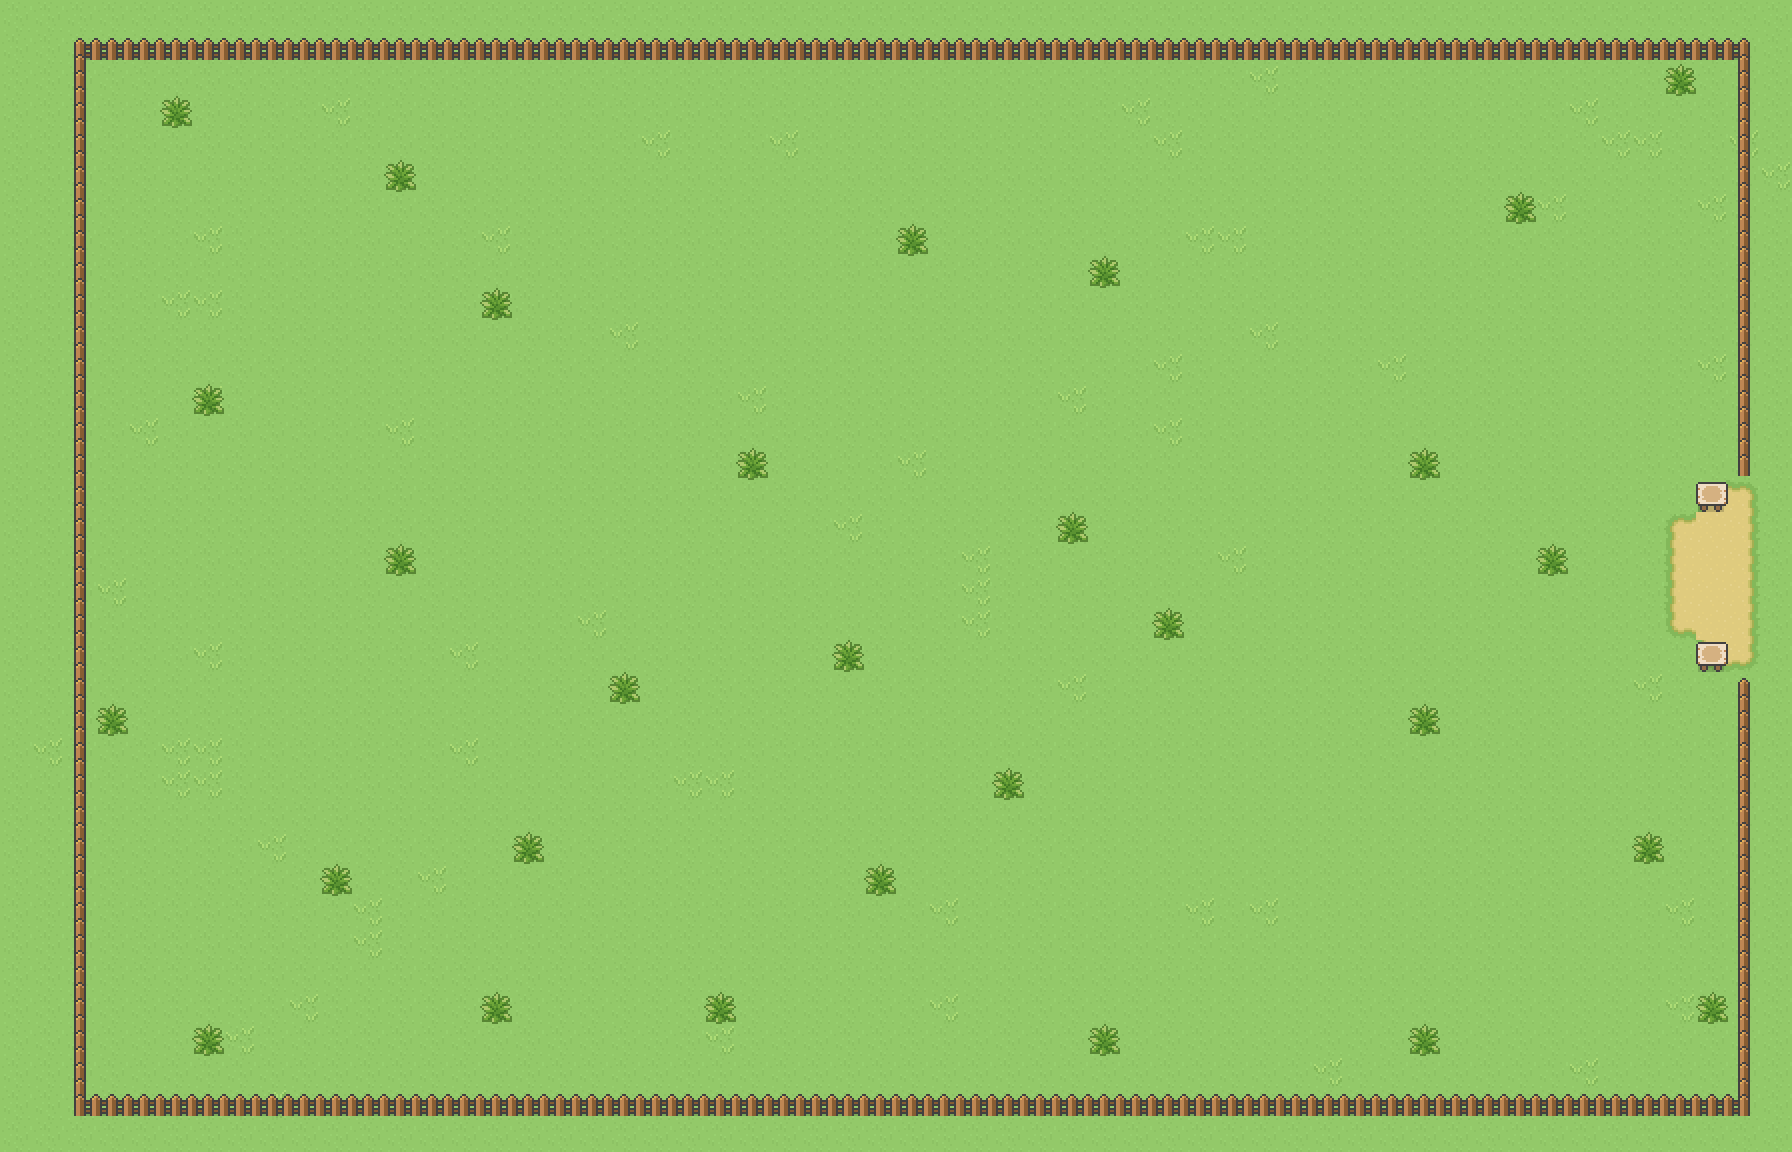

A 2D game scene composited from a Tiled map and its tileset images. What follows is a short description and the map's XML, with each tile layer's data collapsed to a summary:
An orthogonal 56x36 tile map with 32x32 px tiles, 2 tile layers (groundLayer, fenceLayer), 3 tilesets and 16 objects (egg1, egg2, egg3, egg4, egg5, ...).

<map version="1.10" tiledversion="1.10.2" orientation="orthogonal" renderorder="right-down" width="56" height="36" tilewidth="32" tileheight="32" infinite="0" nextlayerid="4" nextobjectid="26">
 <editorsettings>
  <export target="insideEggFarm.tmj" format="json" />
 </editorsettings>
 <tileset firstgid="1" name="nature_32x32" tilewidth="32" tileheight="32" tilecount="256" columns="16">
  <image source="nature_32x32.png" width="512" height="512" />
  <tile id="18">
   <animation>
    <frame tileid="18" duration="1000" />
    <frame tileid="1" duration="1000" />
   </animation>
  </tile>
 </tileset>
 <tileset firstgid="257" name="vectoraith_tileset_farmingsims_details_spring_32x32" tilewidth="32" tileheight="32" tilecount="256" columns="16">
  <image source="vectoraith_tileset_farmingsims_details_spring_32x32.png" width="512" height="512" />
 </tileset>
 <tileset firstgid="513" name="vectoraith_tileset_farmingsims_buildings_32x32" tilewidth="32" tileheight="32" tilecount="256" columns="16">
  <image source="vectoraith_tileset_farmingsims_buildings_32x32.png" width="512" height="512" />
 </tileset>
 <layer id="1" name="groundLayer" width="56" height="36">
  <data>[2016 cells, 2016 non-empty, 9 distinct tile ids]</data>
 </layer>
 <layer id="2" name="fenceLayer" width="56" height="36">
  <data>[2016 cells, 196 non-empty, 11 distinct tile ids]</data>
 </layer>
 <objectgroup id="3" name="objectLayer">
  <object id="1" name="egg1" x="1051.52" y="175.758">
   <point />
  </object>
  <object id="2" name="egg2" x="603.03" y="487.879">
   <point />
  </object>
  <object id="3" name="egg3" x="169.697" y="1018.18">
   <point />
  </object>
  <object id="4" name="egg4" x="1230.3" y="800">
   <point />
  </object>
  <object id="5" name="egg5" x="1651.52" y="421.212">
   <point />
  </object>
  <object id="11" name="start" x="1742.67" y="569.333">
   <point />
  </object>
  <object id="15" name="sign1" x="1631.33" y="606.667" width="98.6667" height="64.6667" />
  <object id="16" name="sign2" x="1630.67" y="481.333" width="97.3333" height="63.3333" />
  <object id="17" name="enemy1" x="242.424" y="278.788">
   <point />
  </object>
  <object id="18" name="enemy2" x="315.152" y="633.333">
   <point />
  </object>
  <object id="19" name="enemy3" x="621.212" y="924.242">
   <point />
  </object>
  <object id="20" name="enemy4" x="930.303" y="424.242">
   <point />
  </object>
  <object id="21" name="enemy5" x="1306.06" y="233.333">
   <point />
  </object>
  <object id="22" name="enemy6" x="648.485" y="187.879">
   <point />
  </object>
  <object id="23" name="enemy7" x="1503.03" y="987.879">
   <point />
  </object>
  <object id="24" name="enemy8" x="1315.15" y="469.697">
   <point />
  </object>
 </objectgroup>
</map>
